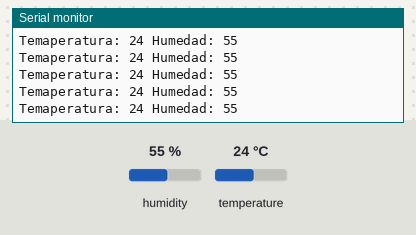
Simulated run of this sketch. Board: Arduino Uno, built with avr-gcc and run on an emulated ATmega328P. Shown: the last lines printed to the serial monitor. The inputs (shaded band) are chosen by the test bench; at power-on: humidity 55 %, temperature 24 °C.

Above: at 2.8 s.
2.9 s: humidity set to 22 %
At 4.5 s:
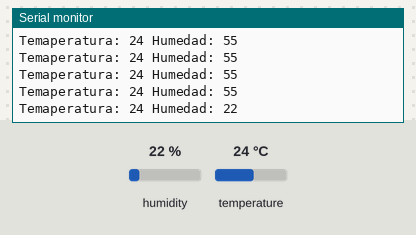
5.6 s: temperature set to 12 °C
At 6.0 s:
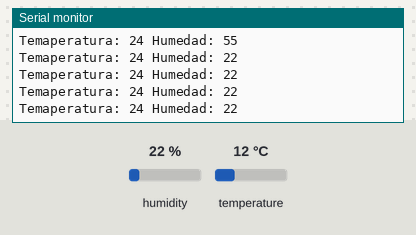
11.6 s: humidity set to 40 %
At 12.1 s:
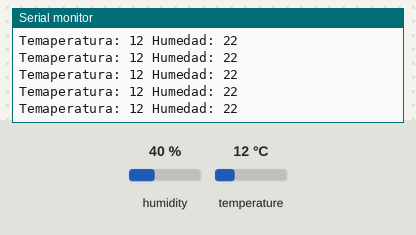
Timing chart, 0 to 14.6 s (numbered marks = the images above; inputs shaded):
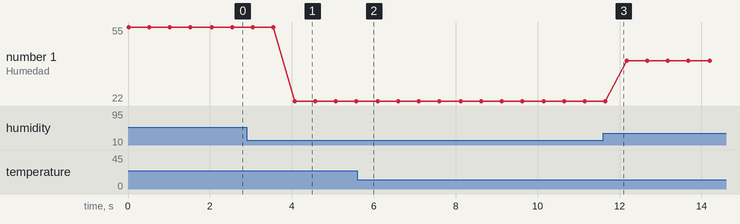

The sketch:

DTH11_TEMP_HUM.ino
```cpp
#include <DHT.h>
#include <DHT_U.h>

int SENSOR = 3;
int temp;
int HUM;
DHT dht(SENSOR, DHT11);


void setup() {
  Serial.begin(9600);
  dht.begin();
}

void loop() {
temp=dht.readTemperature();
HUM=dht.readHumidity();
Serial.print("Temaperatura: ");
Serial.print(temp);
Serial.print(" Humedad: ");
Serial.println(HUM);
delay(500);
}
```

Measured:
- after the input at 2.9 s, the serial monitor: prints a new line after 1.2 s (image 1)
- plotted number 1: 55 → 22 after the input at 2.9 s, 22 → 40 after the input at 11.6 s
